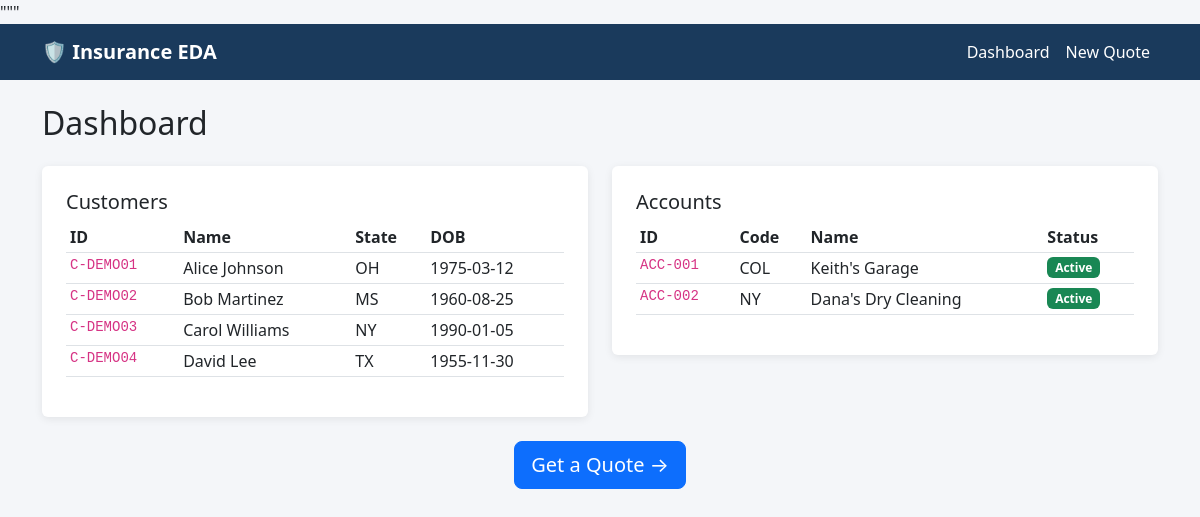
The page / on the database its author committed.
### app/models.py (models this page shows, shortened)
class Customer(Base):
    __tablename__ = 'CUSTOMER'
    CustomerID   = Column(String(20), primary_key=True)
    Name         = Column(String(100), nullable=False)
    CustomerType = Column(String(20), nullable=False, default='Person')
    DateOfBirth  = Column(Date, nullable=True)
    Gender       = Column(String(10), nullable=True)
    StateCode    = Column(String(2), nullable=True)
    ZipCode      = Column(String(10), nullable=True)
    memberships       = relationship('AccountMember', back_populates='customer')
    health_risk_scores = relationship('HealthRiskScore', back_populates='customer',
                                      order_by='HealthRiskScore.ScoreDate.desc()')
    customer_contracts = relationship('CustomerContract', back_populates='customer')

class Account(Base):
    __tablename__ = 'ACCOUNT'
    AccountID      = Column(String(20), primary_key=True)
    CompanyCode    = Column(String(10), primary_key=True)
    AccountName    = Column(String(100), nullable=False)
    AccountType    = Column(String(20), nullable=False)
    ParentAccountID = Column(String(20), nullable=True)
    Address        = Column(String(200), nullable=True)
    Status         = Column(String(10), nullable=False, default='Active')
    __table_args__ = (
        UniqueConstraint('AccountName', 'CompanyCode', name='UQ_ACCOUNT_NAME_CODE'),
    )
    members   = relationship('AccountMember', back_populates='account')
    contracts = relationship('Contract', back_populates='account')

### app/routes.py (the view)
@main.route('/')
def index():
    db = Session()
    customers = db.query(Customer).limit(10).all()
    accounts  = db.query(Account).limit(10).all()
    return render_template('index.html', customers=customers, accounts=accounts)

### app/templates/index.html (shortened to what this page needs)
{% extends 'base.html' %}
{% block content %}
<h2 class="mb-4">Dashboard</h2>
<div class="row g-4">
  <div class="col-md-6">
    <div class="card p-4">
      <h5 class="card-title">Customers</h5>
      <table class="table table-sm table-hover">
        <thead><tr><th>ID</th><th>Name</th><th>State</th><th>DOB</th></tr></thead>
        <tbody>
          {% for c in customers %}
          <tr>
            <td><code>{{ c.CustomerID }}</code></td>
            <td>{{ c.Name }}</td>
            <td>{{ c.StateCode }}</td>
            <td>{{ c.DateOfBirth }}</td>
          </tr>
          {% endfor %}
        </tbody>
      </table>
    </div>
  </div>
  <div class="col-md-6">
    <div class="card p-4">
      <h5 class="card-title">Accounts</h5>
      <table class="table table-sm table-hover">
        <thead><tr><th>ID</th><th>Code</th><th>Name</th><th>Status</th></tr></thead>
        <tbody>
          {% for a in accounts %}
          <tr>
            <td><code>{{ a.AccountID }}</code></td>
            <td>{{ a.CompanyCode }}</td>
            <td>{{ a.AccountName }}</td>
            <td><span class="badge bg-success">{{ a.Status }}</span></td>
          </tr>
          {% endfor %}
        </tbody>
      </table>
    </div>
  </div>
</div>
<div class="mt-4 text-center">
  <a href="/quote" class="btn btn-primary btn-lg">Get a Quote →</a>
</div>
{% endblock %}

### app/templates/base.html (shortened to what this page needs)
<!DOCTYPE html>
<html lang="en">
<head>
  <link href="https://cdn.jsdelivr.net/npm/bootstrap@5.3.0/dist/css/bootstrap.min.css" rel="stylesheet">
</head>
<body>
<nav class="navbar navbar-expand-lg mb-4">
  <div class="container">
    <a class="navbar-brand fw-bold" href="/">🛡️ Insurance EDA</a>
    <div class="collapse navbar-collapse">
      <ul class="navbar-nav ms-auto">
        <li class="nav-item"><a class="nav-link" href="/">Dashboard</a></li>
        <li class="nav-item"><a class="nav-link" href="/quote">New Quote</a></li>
      </ul>
    </div>
  </div>
</nav>
<div class="container pb-5">
  {% block content %}{% endblock %}
</div>
</body>
</html>

### app/templates/base.html (style rules this page uses)
body { background: #f4f6f9; }
.navbar { background: #1a3a5c !important; }
.navbar-brand, .nav-link { color: #fff !important; }
.card { box-shadow: 0 2px 8px rgba(0,0,0,.08); border: none; }

### rows shown on the page
Customer: CustomerID "C-DEMO01", Name "Alice Johnson", StateCode "OH", DateOfBirth "1975-03-12"
Customer: CustomerID "C-DEMO02", Name "Bob Martinez", StateCode "MS", DateOfBirth "1960-08-25"
Customer: CustomerID "C-DEMO03", Name "Carol Williams", StateCode "NY", DateOfBirth "1990-01-05"
Customer: CustomerID "C-DEMO04", Name "David Lee", StateCode "TX", DateOfBirth "1955-11-30"
Account: AccountID "ACC-001", CompanyCode "COL", AccountName "Keith's Garage", Status "Active"
Account: AccountID "ACC-002", CompanyCode "NY", AccountName "Dana's Dry Cleaning", Status "Active"
